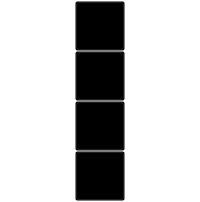
        <widget class="QFrame" name="minute_one_frame">
         <property name="styleSheet">
          <string notr="true">background: transparent</string>
         </property>
         <property name="frameShape">
          <enum>QFrame::StyledPanel</enum>
         </property>
         <property name="frameShadow">
          <enum>QFrame::Raised</enum>
         </property>
         <layout class="QVBoxLayout" name="verticalLayout_4">
          <property name="spacing">
           <number>0</number>
          </property>
          <property name="leftMargin">
           <number>0</number>
          </property>
          <property name="topMargin">
           <number>0</number>
          </property>
          <property name="rightMargin">
           <number>0</number>
          </property>
          <property name="bottomMargin">
           <number>0</number>
          </property>
          <item alignment="Qt::AlignHCenter">
           <widget class="QPushButton" name="minute_one_8">
            <property name="sizePolicy">
             <sizepolicy hsizetype="Minimum" vsizetype="Preferred">
              <horstretch>0</horstretch>
              <verstretch>0</verstretch>
             </sizepolicy>
            </property>
            <property name="minimumSize">
             <size>
              <width>50</width>
              <height>50</height>
             </size>
            </property>
            <property name="maximumSize">
             <size>
              <width>100</width>
              <height>100</height>
             </size>
            </property>
            <property name="styleSheet">
             <string notr="true">background: transparent


</string>
            </property>
            <property name="text">
             <string/>
            </property>
            <property name="icon">
             <iconset resource="binary_clock_icons.qrc">
              <normaloff>:/icons/Binary_clock_assets/dim_circle.png</normaloff>:/icons/Binary_clock_assets/dim_circle.png</iconset>
            </property>
            <property name="iconSize">
             <size>
              <width>60</width>
              <height>60</height>
             </size>
            </property>
           </widget>
          </item>
          <item alignment="Qt::AlignHCenter">
           <widget class="QPushButton" name="minute_one_4">
            <property name="sizePolicy">
             <sizepolicy hsizetype="Minimum" vsizetype="Preferred">
              <horstretch>0</horstretch>
              <verstretch>0</verstretch>
             </sizepolicy>
            </property>
            <property name="minimumSize">
             <size>
              <width>50</width>
              <height>50</height>
             </size>
            </property>
            <property name="maximumSize">
             <size>
              <width>100</width>
              <height>100</height>
             </size>
            </property>
            <property name="styleSheet">
             <string notr="true">background: transparent


</string>
            </property>
            <property name="text">
             <string/>
            </property>
            <property name="icon">
             <iconset resource="binary_clock_icons.qrc">
              <normaloff>:/icons/Binary_clock_assets/dim_circle.png</normaloff>:/icons/Binary_clock_assets/dim_circle.png</iconset>
            </property>
            <property name="iconSize">
             <size>
              <width>60</width>
              <height>60</height>
             </size>
            </property>
           </widget>
          </item>
          <item alignment="Qt::AlignHCenter">
           <widget class="QPushButton" name="minute_one_2">
            <property name="sizePolicy">
             <sizepolicy hsizetype="Minimum" vsizetype="Preferred">
              <horstretch>0</horstretch>
              <verstretch>0</verstretch>
             </sizepolicy>
            </property>
            <property name="minimumSize">
             <size>
              <width>50</width>
              <height>50</height>
             </size>
            </property>
            <property name="maximumSize">
             <size>
              <width>100</width>
              <height>100</height>
             </size>
            </property>
            <property name="styleSheet">
             <string notr="true">background: transparent


</string>
            </property>
            <property name="text">
             <string/>
            </property>
            <property name="icon">
             <iconset resource="binary_clock_icons.qrc">
              <normaloff>:/icons/Binary_clock_assets/dim_circle.png</normaloff>:/icons/Binary_clock_assets/dim_circle.png</iconset>
            </property>
            <property name="iconSize">
             <size>
              <width>60</width>
              <height>60</height>
             </size>
            </property>
           </widget>
          </item>
          <item alignment="Qt::AlignHCenter">
           <widget class="QPushButton" name="minute_one_1">
            <property name="sizePolicy">
             <sizepolicy hsizetype="Minimum" vsizetype="Preferred">
              <horstretch>0</horstretch>
              <verstretch>0</verstretch>
             </sizepolicy>
            </property>
            <property name="minimumSize">
             <size>
              <width>50</width>
              <height>50</height>
             </size>
            </property>
            <property name="maximumSize">
             <size>
              <width>100</width>
              <height>100</height>
             </size>
            </property>
            <property name="styleSheet">
             <string notr="true">background: transparent


</string>
            </property>
            <property name="text">
             <string/>
            </property>
            <property name="icon">
             <iconset resource="binary_clock_icons.qrc">
              <normaloff>:/icons/Binary_clock_assets/dim_circle.png</normaloff>:/icons/Binary_clock_assets/dim_circle.png</iconset>
            </property>
            <property name="iconSize">
             <size>
              <width>60</width>
              <height>60</height>
             </size>
            </property>
           </widget>
          </item>
         </layout>
        </widget>
